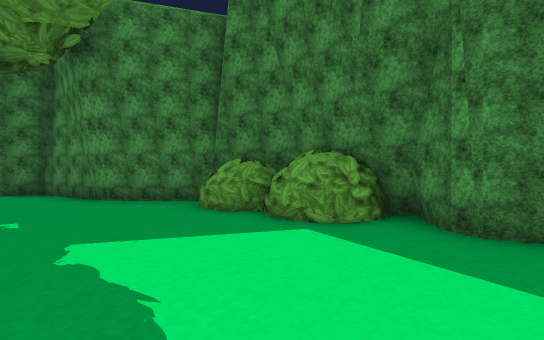
View 1 (above)

18 first-person views from a walk through a scene from a Unity 3-D project. The camera is 1.4 m above the floor, looks level and sees 85° across. The floor is counted in squares, 2 m on a side. Each view is taken from the middle of a square. On the plan, view 1 faces up. The plan holds only what a view shows up to about 10 squares ahead; the rest is blank. The place goes on beyond the plan. Door leaves are left out, so doorways stand open. Some surface patterns are stand-ins.

View 2
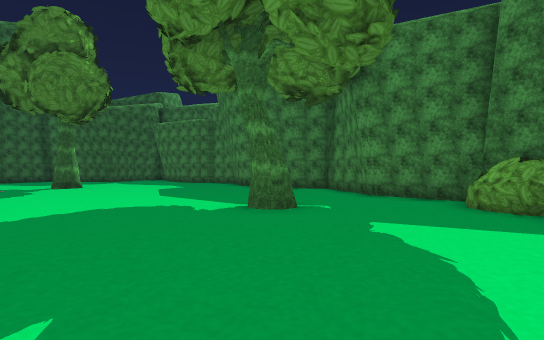

View 3
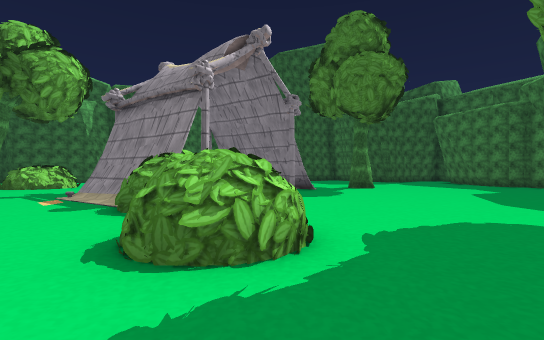

View 4
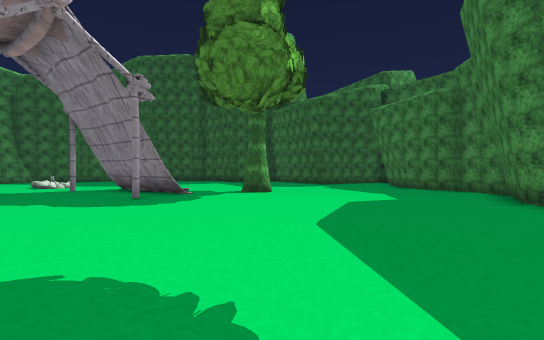

View 5
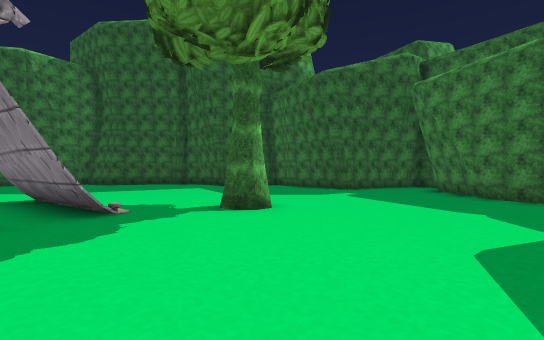

View 6
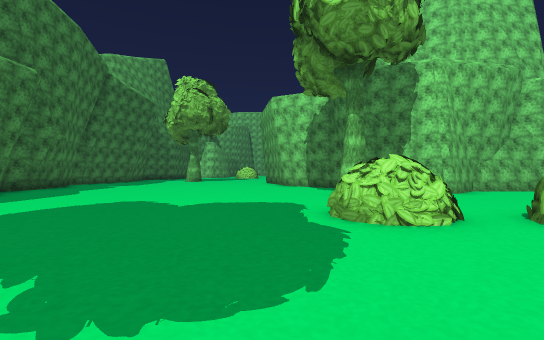

View 7
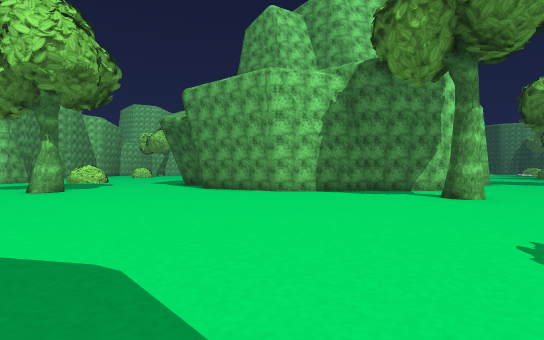

View 8
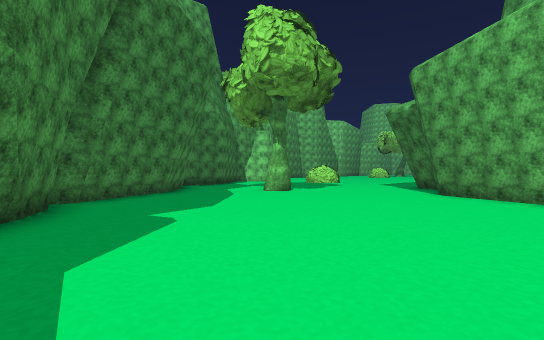

View 9
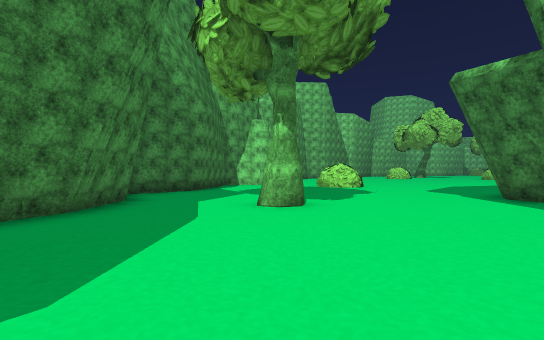

View 10
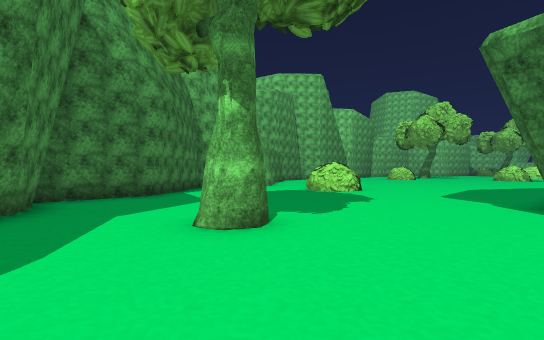

View 11
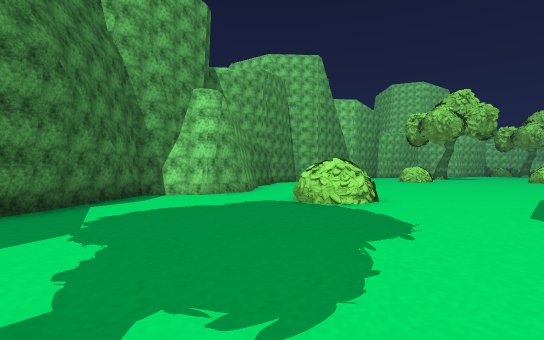

View 12
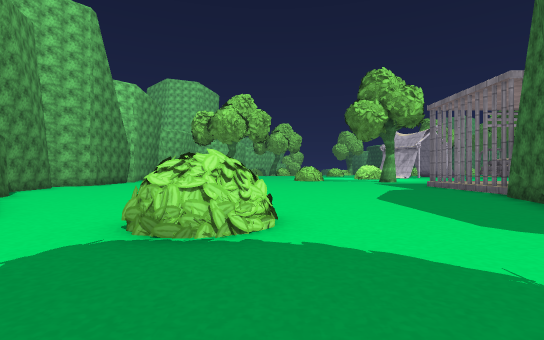

View 13
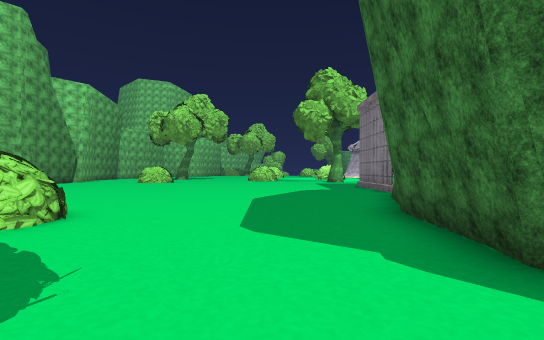

View 14
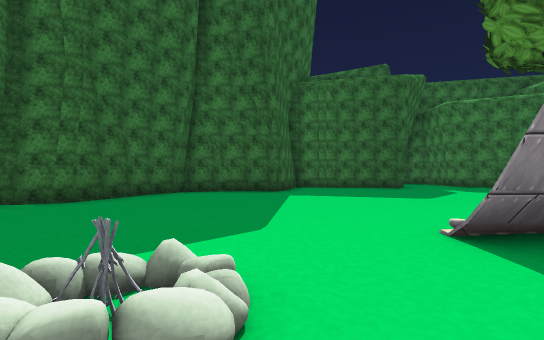

View 15
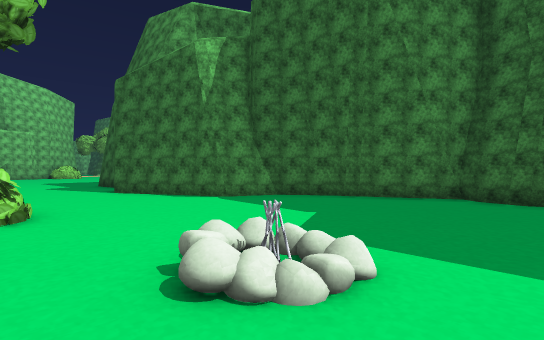

View 16
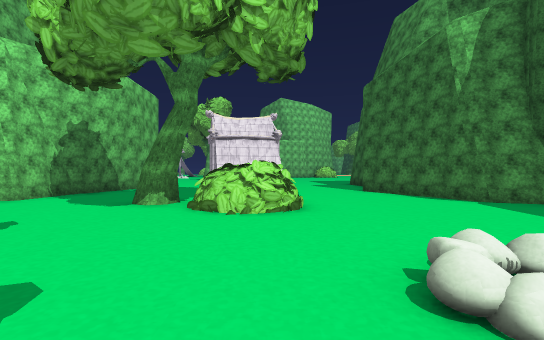

View 17
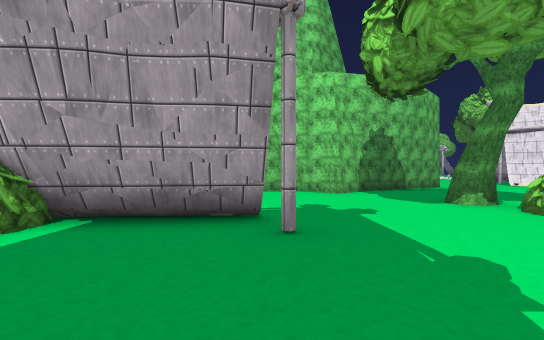

View 18
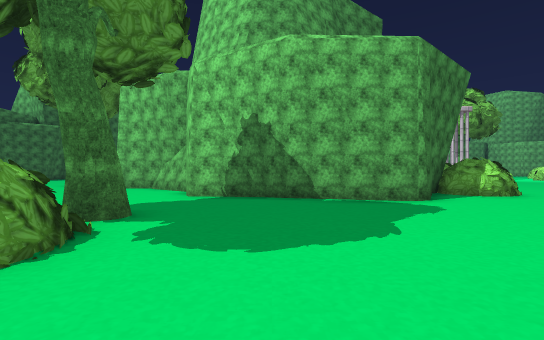

### Floor plan
Key: @ floor where view 1 was taken; # wall or solid block; x gap in a wall; . floor; = window, fence, low wall or low ledge; ^ raised ledge; O other object.
Columns run from 23 left of view 1 to 19 right of it. Each row starts with its distance up from view 1.
  9          ###
  8         ##.###  ####
  7      .###....#   ..####
  6      ........... .....##
  5      .................####
  4      ...................##
  3      ..............O.....##
  2     .....O.................###
  1    ......O...................##
  0  ##....................@......##
 -1 ##........=x...................###
 -2 #........=#......###.............#
 -3 #........#..... ####.............##
 -4 ##.......#.....##.................#
 -5  #............##....O.............###
 -6  #...........##.....O...............##
 -7  #.....O.....#..................O....#
 -8  #.................#######......O....#
 -9  ##................#     ###.........##
-10   #......^#.......##       ##.........##
-11   ##.....##OO....##         #..........#
-12    ##....^#.O..###          ##.........#
-13     ##.........#             #.....^...#
-14      #.........#             #....##...#
-15      #........##            ##.........
-16       ........#             #...........
-17        .. ....#            ##............
-18            ...###          #.............##
-19             ....#          #..............#
-20              ..##          x.......... ...#

Positions as (right, up) in squares from view 1, and headings:
1: (0, 0), facing up
2: (0, -1), facing up-left
3: (-2, -2), facing left
4: (-4, 2), facing left
5: (-8, 2), facing left
6: (-7, 2), facing down-right
7: (2, 2), facing down
8: (2, 0), facing down-right
9: (5, -3), facing down-right
10: (6, -5), facing down-right
11: (8, -8), facing down-right
12: (11, -10), facing down
13: (8, -10), facing down
14: (-14, -7), facing up-left
15: (-14, -5), facing down-left
16: (-14, -5), facing down
17: (-13, -4), facing down-right
18: (-16, -14), facing right
